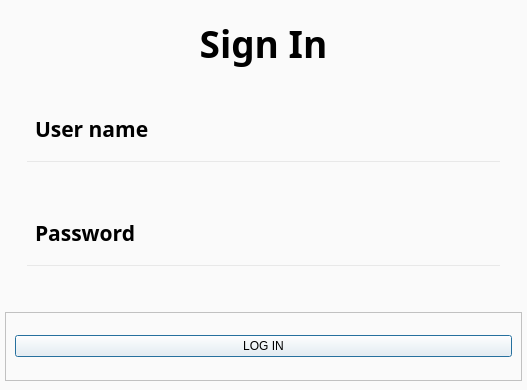
<?xml version="1.0" encoding="UTF-8"?>
<ui version="4.0">
 <class>Dialog</class>
 <widget class="QDialog" name="Dialog">
  <property name="geometry">
   <rect>
    <x>0</x>
    <y>0</y>
    <width>527</width>
    <height>390</height>
   </rect>
  </property>
  <property name="windowTitle">
   <string>Dialog</string>
  </property>
  <layout class="QHBoxLayout" name="horizontalLayout">
   <property name="spacing">
    <number>0</number>
   </property>
   <property name="leftMargin">
    <number>0</number>
   </property>
   <property name="topMargin">
    <number>0</number>
   </property>
   <property name="rightMargin">
    <number>0</number>
   </property>
   <property name="bottomMargin">
    <number>0</number>
   </property>
   <item>
    <widget class="QWidget" name="Signin_widget" native="true">
     <property name="styleSheet">
      <string notr="true">background: #fafafa</string>
     </property>
     <layout class="QVBoxLayout" name="verticalLayout_2">
      <property name="leftMargin">
       <number>5</number>
      </property>
      <property name="rightMargin">
       <number>5</number>
      </property>
      <item>
       <widget class="QLabel" name="label_2">
        <property name="font">
         <font>
          <family>Segoe UI Semibold</family>
          <pointsize>28</pointsize>
          <weight>75</weight>
          <bold>true</bold>
         </font>
        </property>
        <property name="text">
         <string>Sign In</string>
        </property>
        <property name="alignment">
         <set>Qt::AlignCenter</set>
        </property>
       </widget>
      </item>
      <item>
       <widget class="QFrame" name="signin_frame">
        <property name="styleSheet">
         <string notr="true">background: #ffffff;
background-color: transparent;</string>
        </property>
        <property name="frameShape">
         <enum>QFrame::StyledPanel</enum>
        </property>
        <property name="frameShadow">
         <enum>QFrame::Raised</enum>
        </property>
        <layout class="QVBoxLayout" name="verticalLayout_4">
         <item>
          <widget class="QFrame" name="user_frame">
           <property name="frameShape">
            <enum>QFrame::StyledPanel</enum>
           </property>
           <property name="frameShadow">
            <enum>QFrame::Raised</enum>
           </property>
           <layout class="QVBoxLayout" name="verticalLayout">
            <item>
             <widget class="QFrame" name="frame">
              <property name="frameShape">
               <enum>QFrame::StyledPanel</enum>
              </property>
              <property name="frameShadow">
               <enum>QFrame::Raised</enum>
              </property>
              <layout class="QHBoxLayout" name="horizontalLayout_2">
               <item>
                <widget class="QLabel" name="label_3">
                 <property name="font">
                  <font>
                   <family>Segoe UI Semibold</family>
                   <pointsize>16</pointsize>
                   <weight>75</weight>
                   <bold>true</bold>
                  </font>
                 </property>
                 <property name="text">
                  <string>User name</string>
                 </property>
                </widget>
               </item>
               <item>
                <widget class="QLabel" name="user_status">
                 <property name="text">
                  <string/>
                 </property>
                </widget>
               </item>
              </layout>
             </widget>
            </item>
            <item>
             <widget class="QLineEdit" name="user_line">
              <property name="font">
               <font>
                <pointsize>8</pointsize>
               </font>
              </property>
              <property name="text">
               <string/>
              </property>
             </widget>
            </item>
           </layout>
          </widget>
         </item>
         <item>
          <widget class="QFrame" name="password_frame">
           <property name="frameShape">
            <enum>QFrame::StyledPanel</enum>
           </property>
           <property name="frameShadow">
            <enum>QFrame::Raised</enum>
           </property>
           <layout class="QVBoxLayout" name="verticalLayout_3">
            <item>
             <widget class="QFrame" name="frame_2">
              <property name="frameShape">
               <enum>QFrame::StyledPanel</enum>
              </property>
              <property name="frameShadow">
               <enum>QFrame::Raised</enum>
              </property>
              <layout class="QHBoxLayout" name="horizontalLayout_3">
               <item>
                <widget class="QLabel" name="label_4">
                 <property name="font">
                  <font>
                   <family>Segoe UI Semibold</family>
                   <pointsize>16</pointsize>
                   <weight>75</weight>
                   <bold>true</bold>
                  </font>
                 </property>
                 <property name="text">
                  <string>Password</string>
                 </property>
                </widget>
               </item>
               <item>
                <widget class="QLabel" name="pass_status">
                 <property name="text">
                  <string/>
                 </property>
                </widget>
               </item>
              </layout>
             </widget>
            </item>
            <item>
             <widget class="QLineEdit" name="password_line"/>
            </item>
           </layout>
          </widget>
         </item>
        </layout>
       </widget>
      </item>
      <item>
       <widget class="QFrame" name="frame_3">
        <property name="frameShape">
         <enum>QFrame::StyledPanel</enum>
        </property>
        <property name="frameShadow">
         <enum>QFrame::Raised</enum>
        </property>
        <layout class="QHBoxLayout" name="horizontalLayout_4">
         <item>
          <widget class="QPushButton" name="login_btn">
           <property name="text">
            <string>LOG IN</string>
           </property>
          </widget>
         </item>
        </layout>
       </widget>
      </item>
     </layout>
    </widget>
   </item>
  </layout>
 </widget>
 <resources/>
 <connections/>
</ui>
